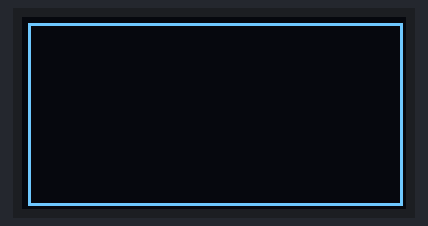
A program run on a simulated ESP32. Parts: 128×64 one-colour display.

Above: at 0.1 s.
At 5.1 s:
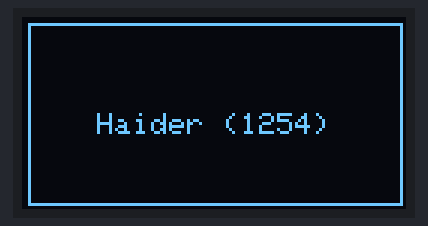

The program:

main.cpp
```cpp
#include <Wire.h>
#include <Adafruit_GFX.h>
#include <Adafruit_SSD1306.h>

// ---- OLED setup ----
#define SCREEN_WIDTH 128
#define SCREEN_HEIGHT 64
#define OLED_ADDR 0x3C


Adafruit_SSD1306 display(SCREEN_WIDTH, SCREEN_HEIGHT, &Wire, -1);

void drawPrimitives() {
  display.drawRect(2, 2, 125, 61, SSD1306_WHITE);

}

void drawTextDemo() {
  display.setTextColor(SSD1306_WHITE);
  display.setCursor(25, 32);
  display.setTextSize(1);
  display.println("Haider (1254)");

}

void setup() {
  Wire.begin(21, 22); // ESP32 default I2C pins (SDA=21, SCL=22)

  if (!display.begin(SSD1306_SWITCHCAPVCC, OLED_ADDR)) {
    // If it fails, check wiring and address (0x3C/0x3D)
    for (;;);
  }


  // Example 2: shapes
  display.clearDisplay();
  drawPrimitives();
  display.display();
  delay(5000);

  // Example 1: text formatting
  //display.clearDisplay();
  drawTextDemo();
  display.display();
  delay(5000);


}

void loop() {

}
```
